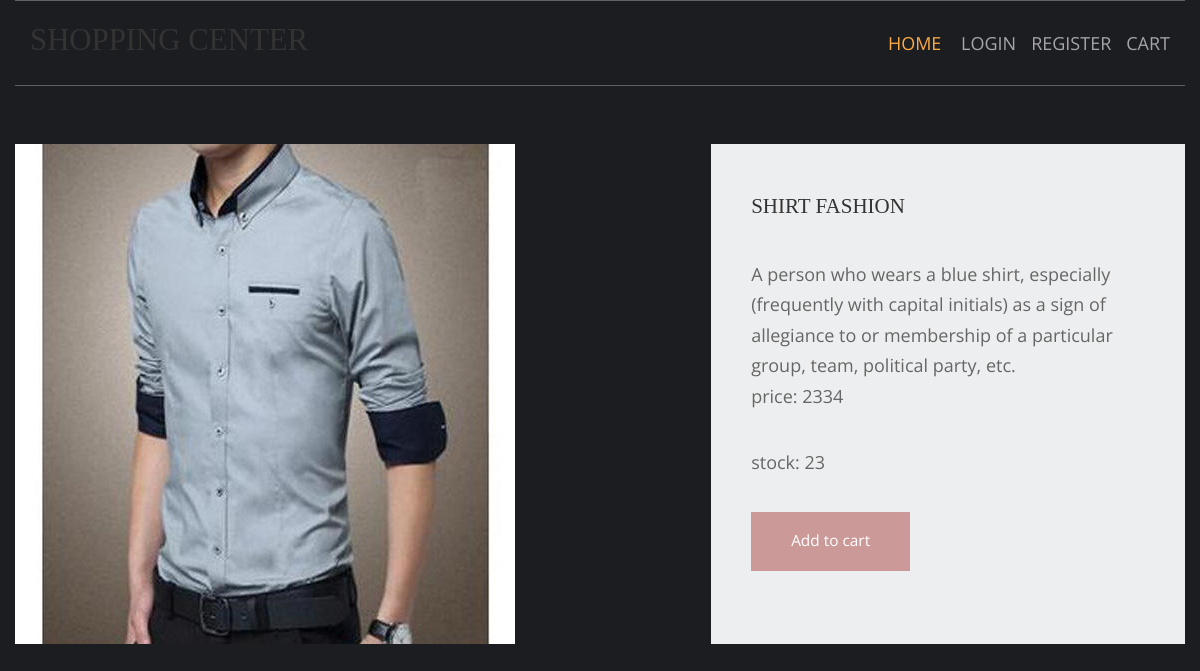
The app's page /mens-dresses/shirt-fashion with its own data.
### shop/models.py (models this page shows, shortened)
class products(models.Model):
    name = models.CharField(max_length=150, unique=True)
    slug = models.SlugField(max_length=250, unique=True)
    img = models.ImageField(upload_to="product")
    desc = models.TextField()
    stock = models.IntegerField()
    available = models.BooleanField()
    price = models.IntegerField()
    category = models.ForeignKey(categ, on_delete=models.CASCADE)

### shop/views.py (the view)
# urls.py: path('<slug:c_slug>/<slug:product_slug>', views.prodDetails, name='details'),
def prodDetails(request,c_slug,product_slug):
    try:
        prod=products.objects.get(category__slug=c_slug,slug=product_slug)
    except Exception as e:
        raise e
    return render(request,'item.html',{'pr':prod})

### template/item.html (shortened to what this page needs)
{% extends 'base.html' %}
{% load static %}
{% block content %}
<html lang="en">
<head>
    <link href="{% static 'pr/fontawesome/css/all.min.css' %}" rel="stylesheet" />
    <link href="{% static 'pr/css/templatemo-comparto.css' %}" rel="stylesheet" />
</head>
<body>
  <br><br>
        <section class="tm-mb-1" id="about">
            <div class="tm-row tm-about-row">
                <div class="tm-section-1-l">
                    <img src="{{pr.img.url}}" alt="About image" class="tm-img-responsive">
                </div>
                <article class="tm-section-1-r tm-bg-color-8">
                    <h2 class="tm-mb-2 tm-title-color">{{pr.name}}</h2>
                    <p>{{pr.desc}}<br>price: {{pr.price}}</p>
                    <p>stock: {{pr.stock}}</p>
  {% if pr.stock <= 0 %}
      <h1 style="color:red">sorry no stock left</h1>
                    {% else %}
                    <a href="{% url 'addcart' pr.id %}" class="tm-btn tm-btn-1 tm-link-to-services">Add to cart</a>
                    {% endif %}
                </article>
            </div>
        </section>
</body>
</html>
{% endblock %}

### static/hm/layout/styles/layout.css (style rules this page uses)
*, *::before, *::after { transition:all .3s ease-in-out; }
body { color:#A5A6AA; background-color:#1C1D21; }
a { color:#FBAB45; }

### static/pr/css/templatemo-comparto.css (style rules this page uses)
*, *::before, *::after { box-sizing: border-box; outline: none; }
ul, h1, h2, h3, h4, p, figure { padding: 0; margin: 0; }
body { font-family: 'Open Sans', Arial, sans-serif; font-size: 18px; overflow-x: hidden; padding-left: 15px; padding-right: 15px; margin: 0; }
h2 { font-size: 1.5rem; }
a { transition: all 0.3s ease; text-decoration: none; }
p { color: #666; line-height: 1.7; margin-bottom: 35px; }
h1, h2, h3, h4, h5, h6 { color: #333; }
.tm-mb-1 { margin-bottom: 20px; }
.tm-mb-2 { margin-bottom: 40px; }
.tm-bg-color-8 { background-color: #EDEEEF; }
.tm-img-responsive { max-width: 100%; height: auto; }
.tm-section-1-l { width: 57.85%; margin-right: 1.65%; }
.tm-section-1-r { padding: 50px 40px; width: 40.5%; }
.tm-row { display: flex; }
.tm-btn { display: inline-block; padding: 15px 40px; font-size: 1.1rem; border: none; background-color: #CC9999; color: white; }
a { color: #666; }

### static/hm/layout/styles/framework.css (style rules this page uses)
html { overflow-y:scroll; overflow-x:hidden; }
html, body { margin:0; padding:0; font-size:14px; line-height:1.6em; }
*, *::before, *::after { box-sizing:border-box; }
a { outline:none; text-decoration:none; }
img { width:auto; max-width:100%; height:auto; margin:0; padding:0; border:none; line-height:normal; vertical-align:middle; }
body, input, textarea, select { font-family:Verdana, Geneva, sans-serif; }
h1, h2, h3, h4, h5, h6, .heading { font-family:Georgia, "Times New Roman", Times, serif; }
::placeholder { opacity:1; }
h1, h2, h3, h4, h5, h6, .heading { margin:0 0 20px 0; font-size:1.4rem; line-height:normal; font-weight:normal; text-transform:uppercase; }
address, article, aside, figcaption, figure, footer, header, main, nav, section { display:block; margin:0; padding:0; }

### records on screen
products: img (picture), name "SHIRT FASHION", desc "A person who wears a blue shirt, especially (frequently with capital initials) as a sign of allegiance to or membership of a particular group, team, political party, etc.", price "2334", stock "23"
